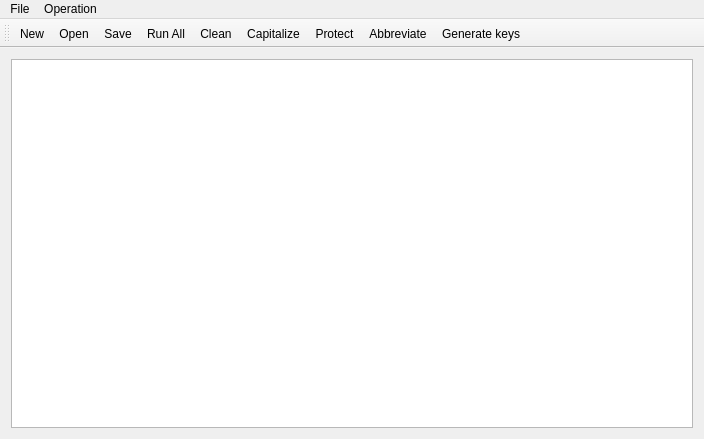
<?xml version="1.0" encoding="UTF-8"?>
<ui version="4.0">
 <class>MainWindow</class>
 <widget class="QMainWindow" name="MainWindow">
  <property name="geometry">
   <rect>
    <x>0</x>
    <y>0</y>
    <width>704</width>
    <height>439</height>
   </rect>
  </property>
  <property name="windowTitle">
   <string>BibFixer</string>
  </property>
  <property name="windowIcon">
   <iconset resource="Resource.qrc">
    <normaloff>:/Images/Fix.png</normaloff>:/Images/Fix.png</iconset>
  </property>
  <widget class="QWidget" name="centralWidget">
   <layout class="QHBoxLayout" name="horizontalLayout">
    <item>
     <widget class="BibFixer::TextEdit" name="teOutput"/>
    </item>
   </layout>
  </widget>
  <widget class="QMenuBar" name="menuBar">
   <property name="geometry">
    <rect>
     <x>0</x>
     <y>0</y>
     <width>704</width>
     <height>22</height>
    </rect>
   </property>
   <widget class="QMenu" name="menuFile">
    <property name="title">
     <string>File</string>
    </property>
    <addaction name="actionNew"/>
    <addaction name="actionOpen"/>
    <addaction name="actionSave"/>
    <addaction name="separator"/>
    <addaction name="actionSettings"/>
    <addaction name="actionAbout"/>
   </widget>
   <widget class="QMenu" name="menuOperation">
    <property name="title">
     <string>Operation</string>
    </property>
    <addaction name="actionRunAll"/>
    <addaction name="actionClean"/>
    <addaction name="actionCapitalize"/>
    <addaction name="actionProtect"/>
    <addaction name="actionAbbreviate"/>
    <addaction name="actionGenerateKeys"/>
   </widget>
   <addaction name="menuFile"/>
   <addaction name="menuOperation"/>
  </widget>
  <widget class="QToolBar" name="mainToolBar">
   <property name="windowTitle">
    <string>Toolbar</string>
   </property>
   <property name="iconSize">
    <size>
     <width>64</width>
     <height>32</height>
    </size>
   </property>
   <property name="toolButtonStyle">
    <enum>Qt::ToolButtonTextUnderIcon</enum>
   </property>
   <attribute name="toolBarArea">
    <enum>TopToolBarArea</enum>
   </attribute>
   <attribute name="toolBarBreak">
    <bool>false</bool>
   </attribute>
   <addaction name="actionNew"/>
   <addaction name="actionOpen"/>
   <addaction name="actionSave"/>
   <addaction name="actionRunAll"/>
   <addaction name="actionClean"/>
   <addaction name="actionCapitalize"/>
   <addaction name="actionProtect"/>
   <addaction name="actionAbbreviate"/>
   <addaction name="actionGenerateKeys"/>
  </widget>
  <action name="actionCapitalize">
   <property name="checkable">
    <bool>true</bool>
   </property>
   <property name="icon">
    <iconset resource="Resource.qrc">
     <normaloff>:/Images/Uppercase.png</normaloff>:/Images/Uppercase.png</iconset>
   </property>
   <property name="text">
    <string>Capitalize</string>
   </property>
   <property name="toolTip">
    <string>Capitalize</string>
   </property>
  </action>
  <action name="actionAbbreviate">
   <property name="checkable">
    <bool>true</bool>
   </property>
   <property name="icon">
    <iconset resource="Resource.qrc">
     <normaloff>:/Images/Abbreviation.png</normaloff>:/Images/Abbreviation.png</iconset>
   </property>
   <property name="text">
    <string>Abbreviate</string>
   </property>
  </action>
  <action name="actionSettings">
   <property name="icon">
    <iconset resource="Resource.qrc">
     <normaloff>:/Images/Settings.png</normaloff>:/Images/Settings.png</iconset>
   </property>
   <property name="text">
    <string>Settings</string>
   </property>
  </action>
  <action name="actionOpen">
   <property name="text">
    <string>Open</string>
   </property>
  </action>
  <action name="actionSave">
   <property name="icon">
    <iconset resource="Resource.qrc">
     <normaloff>:/Images/Save.png</normaloff>:/Images/Save.png</iconset>
   </property>
   <property name="text">
    <string>Save</string>
   </property>
  </action>
  <action name="actionClean">
   <property name="checkable">
    <bool>true</bool>
   </property>
   <property name="icon">
    <iconset resource="Resource.qrc">
     <normaloff>:/Images/Clean.png</normaloff>:/Images/Clean.png</iconset>
   </property>
   <property name="text">
    <string>Clean</string>
   </property>
  </action>
  <action name="actionAbout">
   <property name="icon">
    <iconset resource="Resource.qrc">
     <normaloff>:/Images/About.png</normaloff>:/Images/About.png</iconset>
   </property>
   <property name="text">
    <string>About</string>
   </property>
  </action>
  <action name="actionProtect">
   <property name="checkable">
    <bool>true</bool>
   </property>
   <property name="icon">
    <iconset resource="Resource.qrc">
     <normaloff>:/Images/Protect.png</normaloff>:/Images/Protect.png</iconset>
   </property>
   <property name="text">
    <string>Protect</string>
   </property>
  </action>
  <action name="actionRunAll">
   <property name="icon">
    <iconset resource="Resource.qrc">
     <normaloff>:/Images/Run.png</normaloff>:/Images/Run.png</iconset>
   </property>
   <property name="text">
    <string>Run All</string>
   </property>
  </action>
  <action name="actionGenerateKeys">
   <property name="icon">
    <iconset resource="Resource.qrc">
     <normaloff>:/Images/Key.png</normaloff>:/Images/Key.png</iconset>
   </property>
   <property name="text">
    <string>Generate keys</string>
   </property>
   <property name="toolTip">
    <string>Generate keys</string>
   </property>
  </action>
  <action name="actionNew">
   <property name="icon">
    <iconset resource="Resource.qrc">
     <normaloff>:/Images/New.png</normaloff>:/Images/New.png</iconset>
   </property>
   <property name="text">
    <string>New</string>
   </property>
  </action>
 </widget>
 <layoutdefault spacing="6" margin="11"/>
 <customwidgets>
  <customwidget>
   <class>BibFixer::TextEdit</class>
   <extends>QPlainTextEdit</extends>
   <header>TextEdit.h</header>
  </customwidget>
 </customwidgets>
 <resources>
  <include location="Resource.qrc"/>
 </resources>
 <connections/>
</ui>
